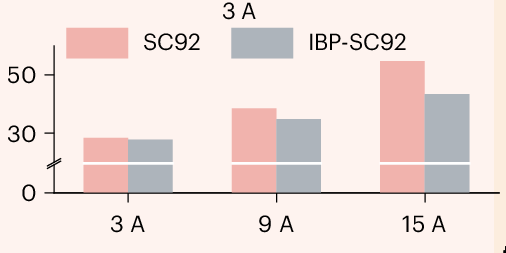

This figure's Python source:
import matplotlib.pyplot as plt
import numpy as np

# --- Data Simulation ---
# 3 Groups: 3A, 9A, 15A
labels = ['3 A', '9 A', '15 A']
sc92_vals = [28, 38, 55] # Pink
ibp_vals = [27, 34, 43] # Grey

x = np.arange(len(labels))
width = 0.3

# --- Plotting ---
fig, (ax1, ax2) = plt.subplots(2, 1, figsize=(5, 4), dpi=150, sharex=True, gridspec_kw={'height_ratios': [1, 3]})
plt.subplots_adjust(hspace=0.05)

# Colors
col_sc = '#F4B6B0' # Light Pink
col_ibp = '#AAB2BC' # Grey Blue

# Plot on both axes
for ax in [ax1, ax2]:
    ax.bar(x - width/2, sc92_vals, width, color=col_sc, label='SC92')
    ax.bar(x + width/2, ibp_vals, width, color=col_ibp, label='IBP-SC92')

# Break Y Axis
# Top limits
ax1.set_ylim(50, 70) # Show top part? No, max is 55. 
# Image shows scale 0-60 roughly, but with break.
# Let's assume break is between 10 and 25?
# The image shows axis starting at 0, then break, then 30, 50.
ax2.set_ylim(0, 20) # Bottom part
ax1.set_ylim(25, 60) # Top part

# Hide spines between
ax1.spines['bottom'].set_visible(False)
ax2.spines['top'].set_visible(False)
ax1.tick_params(bottom=False)
ax2.tick_params(top=False)

# Diagonals for break
d = .015 
kwargs = dict(transform=ax1.transAxes, color='k', clip_on=False)
ax1.plot((-d, +d), (-d, +d), **kwargs)        # top-left diagonal
# ax1.plot((1 - d, 1 + d), (-d, +d), **kwargs)  # top-right diagonal

kwargs.update(transform=ax2.transAxes)  # switch to the bottom axes
ax2.plot((-d, +d), (1 - d, 1 + d), **kwargs)  # bottom-left diagonal
# ax2.plot((1 - d, 1 + d), (1 - d, 1 + d), **kwargs)  # bottom-right diagonal

# Legend (Top only)
ax1.legend(loc='upper center', ncol=2, frameon=False, fontsize=12)
ax1.set_title('3 A', fontsize=12) # Title at top? Image says "3 A" at top but that's X label?
# Wait, X labels are 3 A, 9 A, 15 A. Title is likely something else or repeated.

# Labels
ax2.set_xticks(x)
ax2.set_xticklabels(labels, fontsize=14)
ax2.set_yticks([0])
ax1.set_yticks([30, 50])

# White grid lines (Horizontal)
ax1.yaxis.grid(True, color='white', linestyle='-', linewidth=1.5)
ax2.yaxis.grid(True, color='white', linestyle='-', linewidth=1.5)

# Background color (Peach/Beige)
fig.patch.set_facecolor('#FFF5EE')
ax1.set_facecolor('#FFF5EE')
ax2.set_facecolor('#FFF5EE')

plt.show()
